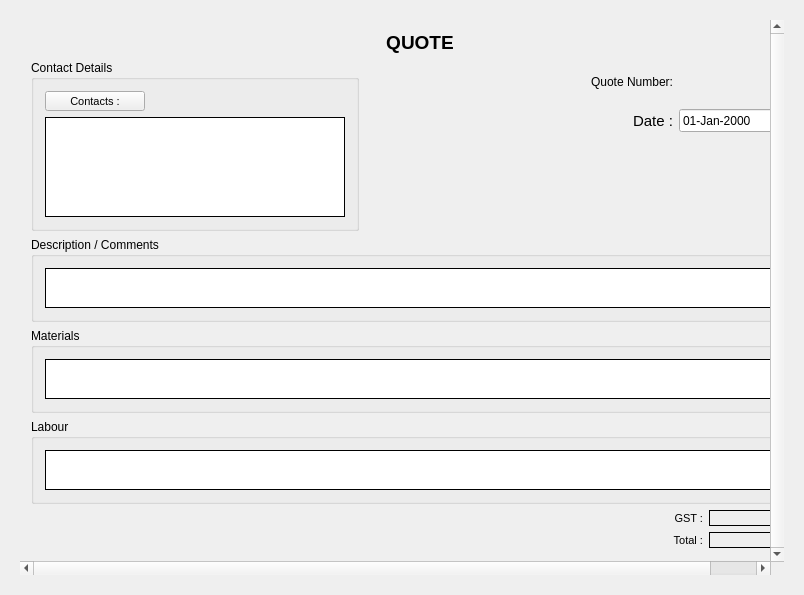
<?xml version="1.0" encoding="UTF-8"?>
<ui version="4.0">
 <class>QuoteWidget</class>
 <widget class="QWidget" name="QuoteWidget">
  <property name="geometry">
   <rect>
    <x>0</x>
    <y>0</y>
    <width>804</width>
    <height>595</height>
   </rect>
  </property>
  <property name="minimumSize">
   <size>
    <width>0</width>
    <height>300</height>
   </size>
  </property>
  <property name="windowTitle">
   <string>QuoteWidget</string>
  </property>
  <property name="styleSheet">
   <string notr="true">QWidget #scrollAreaWidgetContents { border : 3px ridge rgb(160, 160, 160) };</string>
  </property>
  <layout class="QHBoxLayout" name="horizontalLayout">
   <property name="margin">
    <number>20</number>
   </property>
   <item>
    <widget class="QScrollArea" name="scrollArea">
     <property name="styleSheet">
      <string notr="true"/>
     </property>
     <property name="frameShape">
      <enum>QFrame::Panel</enum>
     </property>
     <property name="frameShadow">
      <enum>QFrame::Plain</enum>
     </property>
     <property name="lineWidth">
      <number>0</number>
     </property>
     <property name="midLineWidth">
      <number>1</number>
     </property>
     <property name="verticalScrollBarPolicy">
      <enum>Qt::ScrollBarAlwaysOn</enum>
     </property>
     <property name="widgetResizable">
      <bool>true</bool>
     </property>
     <property name="alignment">
      <set>Qt::AlignCenter</set>
     </property>
     <widget class="QWidget" name="scrollAreaWidgetContents">
      <property name="geometry">
       <rect>
        <x>0</x>
        <y>0</y>
        <width>800</width>
        <height>539</height>
       </rect>
      </property>
      <property name="sizePolicy">
       <sizepolicy hsizetype="Fixed" vsizetype="Preferred">
        <horstretch>0</horstretch>
        <verstretch>0</verstretch>
       </sizepolicy>
      </property>
      <property name="minimumSize">
       <size>
        <width>800</width>
        <height>0</height>
       </size>
      </property>
      <property name="styleSheet">
       <string notr="true">QWidget #scrollAreaWidgetContents { background-color: white};</string>
      </property>
      <layout class="QVBoxLayout" name="verticalLayout">
       <item>
        <widget class="QLabel" name="titleLabel">
         <property name="font">
          <font>
           <pointsize>14</pointsize>
           <weight>75</weight>
           <bold>true</bold>
          </font>
         </property>
         <property name="text">
          <string>QUOTE</string>
         </property>
         <property name="alignment">
          <set>Qt::AlignCenter</set>
         </property>
        </widget>
       </item>
       <item>
        <layout class="QGridLayout" name="gridLayout_4">
         <item row="1" column="0" rowspan="4">
          <widget class="QGroupBox" name="contactDetailsGroup">
           <property name="minimumSize">
            <size>
             <width>280</width>
             <height>0</height>
            </size>
           </property>
           <property name="styleSheet">
            <string notr="true"/>
           </property>
           <property name="title">
            <string>Contact Details</string>
           </property>
           <layout class="QGridLayout" name="gridLayout">
            <item row="0" column="0">
             <widget class="QPushButton" name="contactsButton">
              <property name="minimumSize">
               <size>
                <width>100</width>
                <height>20</height>
               </size>
              </property>
              <property name="maximumSize">
               <size>
                <width>100</width>
                <height>20</height>
               </size>
              </property>
              <property name="font">
               <font>
                <pointsize>8</pointsize>
               </font>
              </property>
              <property name="text">
               <string>Contacts :</string>
              </property>
             </widget>
            </item>
            <item row="1" column="0">
             <widget class="QTextEdit" name="contactsText">
              <property name="sizePolicy">
               <sizepolicy hsizetype="Fixed" vsizetype="Fixed">
                <horstretch>0</horstretch>
                <verstretch>0</verstretch>
               </sizepolicy>
              </property>
              <property name="minimumSize">
               <size>
                <width>300</width>
                <height>100</height>
               </size>
              </property>
              <property name="maximumSize">
               <size>
                <width>300</width>
                <height>100</height>
               </size>
              </property>
              <property name="autoFillBackground">
               <bool>false</bool>
              </property>
              <property name="styleSheet">
               <string notr="true">border-color: rgb(0, 0, 0);</string>
              </property>
              <property name="frameShape">
               <enum>QFrame::Panel</enum>
              </property>
              <property name="frameShadow">
               <enum>QFrame::Plain</enum>
              </property>
              <property name="lineWidth">
               <number>1</number>
              </property>
              <property name="midLineWidth">
               <number>0</number>
              </property>
              <property name="verticalScrollBarPolicy">
               <enum>Qt::ScrollBarAlwaysOff</enum>
              </property>
              <property name="horizontalScrollBarPolicy">
               <enum>Qt::ScrollBarAlwaysOff</enum>
              </property>
              <property name="html">
               <string>&lt;!DOCTYPE HTML PUBLIC &quot;-//W3C//DTD HTML 4.0//EN&quot; &quot;http://www.w3.org/TR/REC-html40/strict.dtd&quot;&gt;
&lt;html&gt;&lt;head&gt;&lt;meta name=&quot;qrichtext&quot; content=&quot;1&quot; /&gt;&lt;style type=&quot;text/css&quot;&gt;
p, li { white-space: pre-wrap; }
&lt;/style&gt;&lt;/head&gt;&lt;body style=&quot; font-family:'Sans'; font-size:10pt; font-weight:400; font-style:normal;&quot;&gt;
&lt;table border=&quot;0&quot; style=&quot;-qt-table-type: root; margin-top:4px; margin-bottom:4px; margin-left:4px; margin-right:4px;&quot;&gt;
&lt;tr&gt;
&lt;td style=&quot;border: none;&quot;&gt;
&lt;p style=&quot;-qt-paragraph-type:empty; margin-top:0px; margin-bottom:0px; margin-left:0px; margin-right:0px; -qt-block-indent:0; text-indent:0px; font-family:'Ubuntu'; font-size:11pt;&quot;&gt;&lt;/p&gt;
&lt;p style=&quot;-qt-paragraph-type:empty; margin-top:0px; margin-bottom:0px; margin-left:0px; margin-right:0px; -qt-block-indent:0; text-indent:0px; font-family:'Ubuntu'; font-size:11pt;&quot;&gt;&lt;/p&gt;
&lt;p style=&quot;-qt-paragraph-type:empty; margin-top:0px; margin-bottom:0px; margin-left:0px; margin-right:0px; -qt-block-indent:0; text-indent:0px; font-family:'Ubuntu'; font-size:11pt;&quot;&gt;&lt;/p&gt;
&lt;p style=&quot;-qt-paragraph-type:empty; margin-top:0px; margin-bottom:0px; margin-left:0px; margin-right:0px; -qt-block-indent:0; text-indent:0px; font-family:'Ubuntu'; font-size:11pt;&quot;&gt;&lt;/p&gt;
&lt;p style=&quot;-qt-paragraph-type:empty; margin-top:0px; margin-bottom:0px; margin-left:0px; margin-right:0px; -qt-block-indent:0; text-indent:0px;&quot;&gt;&lt;/p&gt;
&lt;p style=&quot;-qt-paragraph-type:empty; margin-top:0px; margin-bottom:0px; margin-left:0px; margin-right:0px; -qt-block-indent:0; text-indent:0px;&quot;&gt;&lt;/p&gt;
&lt;p style=&quot;-qt-paragraph-type:empty; margin-top:0px; margin-bottom:0px; margin-left:0px; margin-right:0px; -qt-block-indent:0; text-indent:0px;&quot;&gt;&lt;/p&gt;
&lt;p style=&quot;-qt-paragraph-type:empty; margin-top:0px; margin-bottom:0px; margin-left:0px; margin-right:0px; -qt-block-indent:0; text-indent:0px;&quot;&gt;&lt;/p&gt;
&lt;p style=&quot;-qt-paragraph-type:empty; margin-top:0px; margin-bottom:0px; margin-left:0px; margin-right:0px; -qt-block-indent:0; text-indent:0px;&quot;&gt;&lt;/p&gt;
&lt;p style=&quot;-qt-paragraph-type:empty; margin-top:0px; margin-bottom:0px; margin-left:0px; margin-right:0px; -qt-block-indent:0; text-indent:0px;&quot;&gt;&lt;/p&gt;
&lt;p style=&quot;-qt-paragraph-type:empty; margin-top:0px; margin-bottom:0px; margin-left:0px; margin-right:0px; -qt-block-indent:0; text-indent:0px;&quot;&gt;&lt;/p&gt;
&lt;p style=&quot;-qt-paragraph-type:empty; margin-top:0px; margin-bottom:0px; margin-left:0px; margin-right:0px; -qt-block-indent:0; text-indent:0px;&quot;&gt;&lt;/p&gt;
&lt;p style=&quot;-qt-paragraph-type:empty; margin-top:0px; margin-bottom:0px; margin-left:0px; margin-right:0px; -qt-block-indent:0; text-indent:0px;&quot;&gt;&lt;/p&gt;
&lt;p style=&quot;-qt-paragraph-type:empty; margin-top:0px; margin-bottom:0px; margin-left:0px; margin-right:0px; -qt-block-indent:0; text-indent:0px;&quot;&gt;&lt;/p&gt;
&lt;p style=&quot;-qt-paragraph-type:empty; margin-top:0px; margin-bottom:0px; margin-left:0px; margin-right:0px; -qt-block-indent:0; text-indent:0px;&quot;&gt;&lt;/p&gt;
&lt;p style=&quot;-qt-paragraph-type:empty; margin-top:0px; margin-bottom:0px; margin-left:0px; margin-right:0px; -qt-block-indent:0; text-indent:0px;&quot;&gt;&lt;/p&gt;
&lt;p style=&quot;-qt-paragraph-type:empty; margin-top:0px; margin-bottom:0px; margin-left:0px; margin-right:0px; -qt-block-indent:0; text-indent:0px;&quot;&gt;&lt;/p&gt;
&lt;p style=&quot;-qt-paragraph-type:empty; margin-top:0px; margin-bottom:0px; margin-left:0px; margin-right:0px; -qt-block-indent:0; text-indent:0px;&quot;&gt;&lt;/p&gt;
&lt;p style=&quot;-qt-paragraph-type:empty; margin-top:0px; margin-bottom:0px; margin-left:0px; margin-right:0px; -qt-block-indent:0; text-indent:0px;&quot;&gt;&lt;/p&gt;
&lt;p style=&quot;-qt-paragraph-type:empty; margin-top:0px; margin-bottom:0px; margin-left:0px; margin-right:0px; -qt-block-indent:0; text-indent:0px;&quot;&gt;&lt;/p&gt;
&lt;p style=&quot;-qt-paragraph-type:empty; margin-top:0px; margin-bottom:0px; margin-left:0px; margin-right:0px; -qt-block-indent:0; text-indent:0px;&quot;&gt;&lt;/p&gt;
&lt;p style=&quot;-qt-paragraph-type:empty; margin-top:0px; margin-bottom:0px; margin-left:0px; margin-right:0px; -qt-block-indent:0; text-indent:0px;&quot;&gt;&lt;/p&gt;
&lt;p style=&quot;-qt-paragraph-type:empty; margin-top:0px; margin-bottom:0px; margin-left:0px; margin-right:0px; -qt-block-indent:0; text-indent:0px;&quot;&gt;&lt;/p&gt;
&lt;p style=&quot;-qt-paragraph-type:empty; margin-top:0px; margin-bottom:0px; margin-left:0px; margin-right:0px; -qt-block-indent:0; text-indent:0px;&quot;&gt;&lt;/p&gt;
&lt;p style=&quot;-qt-paragraph-type:empty; margin-top:0px; margin-bottom:0px; margin-left:0px; margin-right:0px; -qt-block-indent:0; text-indent:0px;&quot;&gt;&lt;/p&gt;
&lt;p style=&quot;-qt-paragraph-type:empty; margin-top:0px; margin-bottom:0px; margin-left:0px; margin-right:0px; -qt-block-indent:0; text-indent:0px;&quot;&gt;&lt;/p&gt;
&lt;p style=&quot;-qt-paragraph-type:empty; margin-top:0px; margin-bottom:0px; margin-left:0px; margin-right:0px; -qt-block-indent:0; text-indent:0px;&quot;&gt;&lt;/p&gt;&lt;/td&gt;&lt;/tr&gt;&lt;/table&gt;&lt;/body&gt;&lt;/html&gt;</string>
              </property>
             </widget>
            </item>
           </layout>
          </widget>
         </item>
         <item row="1" column="1">
          <spacer name="horizontalSpacer_2">
           <property name="orientation">
            <enum>Qt::Horizontal</enum>
           </property>
           <property name="sizeHint" stdset="0">
            <size>
             <width>40</width>
             <height>20</height>
            </size>
           </property>
          </spacer>
         </item>
         <item row="1" column="2">
          <widget class="QLabel" name="quoteNumLabel">
           <property name="minimumSize">
            <size>
             <width>110</width>
             <height>0</height>
            </size>
           </property>
           <property name="maximumSize">
            <size>
             <width>110</width>
             <height>16777215</height>
            </size>
           </property>
           <property name="text">
            <string>Quote Number:</string>
           </property>
           <property name="alignment">
            <set>Qt::AlignRight|Qt::AlignTrailing|Qt::AlignVCenter</set>
           </property>
          </widget>
         </item>
         <item row="2" column="3">
          <widget class="QDateEdit" name="dateEdit">
           <property name="minimumSize">
            <size>
             <width>130</width>
             <height>0</height>
            </size>
           </property>
           <property name="displayFormat">
            <string>dd-MMM-yyyy</string>
           </property>
           <property name="calendarPopup">
            <bool>true</bool>
           </property>
          </widget>
         </item>
         <item row="2" column="2">
          <widget class="QLabel" name="dateLabel">
           <property name="minimumSize">
            <size>
             <width>110</width>
             <height>0</height>
            </size>
           </property>
           <property name="maximumSize">
            <size>
             <width>110</width>
             <height>16777215</height>
            </size>
           </property>
           <property name="font">
            <font>
             <pointsize>11</pointsize>
            </font>
           </property>
           <property name="text">
            <string>Date :</string>
           </property>
           <property name="alignment">
            <set>Qt::AlignRight|Qt::AlignTrailing|Qt::AlignVCenter</set>
           </property>
          </widget>
         </item>
         <item row="1" column="3">
          <widget class="QLabel" name="quoteNumID">
           <property name="text">
            <string/>
           </property>
          </widget>
         </item>
        </layout>
       </item>
       <item>
        <widget class="QGroupBox" name="descGroup">
         <property name="sizePolicy">
          <sizepolicy hsizetype="Minimum" vsizetype="Minimum">
           <horstretch>0</horstretch>
           <verstretch>0</verstretch>
          </sizepolicy>
         </property>
         <property name="title">
          <string>Description / Comments</string>
         </property>
         <layout class="QGridLayout" name="gridLayout_3">
          <item row="0" column="0">
           <widget class="QTextEdit" name="descriptionEdit">
            <property name="sizePolicy">
             <sizepolicy hsizetype="Minimum" vsizetype="Minimum">
              <horstretch>0</horstretch>
              <verstretch>0</verstretch>
             </sizepolicy>
            </property>
            <property name="minimumSize">
             <size>
              <width>0</width>
              <height>40</height>
             </size>
            </property>
            <property name="maximumSize">
             <size>
              <width>16777215</width>
              <height>40</height>
             </size>
            </property>
            <property name="autoFillBackground">
             <bool>false</bool>
            </property>
            <property name="styleSheet">
             <string notr="true">border = 0px;</string>
            </property>
            <property name="frameShape">
             <enum>QFrame::Panel</enum>
            </property>
            <property name="frameShadow">
             <enum>QFrame::Plain</enum>
            </property>
           </widget>
          </item>
         </layout>
        </widget>
       </item>
       <item>
        <widget class="QGroupBox" name="materialsGroup">
         <property name="sizePolicy">
          <sizepolicy hsizetype="Minimum" vsizetype="Minimum">
           <horstretch>0</horstretch>
           <verstretch>0</verstretch>
          </sizepolicy>
         </property>
         <property name="title">
          <string>Materials</string>
         </property>
         <layout class="QVBoxLayout" name="verticalLayout_5">
          <item>
           <widget class="MaterialTableView" name="materialsView">
            <property name="sizePolicy">
             <sizepolicy hsizetype="MinimumExpanding" vsizetype="Minimum">
              <horstretch>0</horstretch>
              <verstretch>0</verstretch>
             </sizepolicy>
            </property>
            <property name="minimumSize">
             <size>
              <width>0</width>
              <height>40</height>
             </size>
            </property>
            <property name="maximumSize">
             <size>
              <width>16777215</width>
              <height>40</height>
             </size>
            </property>
            <property name="toolTip">
             <string notr="true" extracomment="Right Click to Add/Change/Delete"/>
            </property>
            <property name="frameShape">
             <enum>QFrame::Panel</enum>
            </property>
            <property name="frameShadow">
             <enum>QFrame::Plain</enum>
            </property>
            <property name="lineWidth">
             <number>1</number>
            </property>
            <property name="verticalScrollBarPolicy">
             <enum>Qt::ScrollBarAlwaysOff</enum>
            </property>
            <property name="horizontalScrollBarPolicy">
             <enum>Qt::ScrollBarAlwaysOff</enum>
            </property>
            <property name="alternatingRowColors">
             <bool>true</bool>
            </property>
            <property name="selectionMode">
             <enum>QAbstractItemView::ExtendedSelection</enum>
            </property>
            <property name="selectionBehavior">
             <enum>QAbstractItemView::SelectItems</enum>
            </property>
            <property name="verticalScrollMode">
             <enum>QAbstractItemView::ScrollPerItem</enum>
            </property>
           </widget>
          </item>
         </layout>
        </widget>
       </item>
       <item>
        <widget class="QGroupBox" name="labourGroup">
         <property name="sizePolicy">
          <sizepolicy hsizetype="Minimum" vsizetype="Minimum">
           <horstretch>0</horstretch>
           <verstretch>0</verstretch>
          </sizepolicy>
         </property>
         <property name="title">
          <string>Labour</string>
         </property>
         <layout class="QVBoxLayout" name="verticalLayout_6">
          <item>
           <widget class="MaterialTableView" name="labourView">
            <property name="sizePolicy">
             <sizepolicy hsizetype="MinimumExpanding" vsizetype="Minimum">
              <horstretch>0</horstretch>
              <verstretch>0</verstretch>
             </sizepolicy>
            </property>
            <property name="minimumSize">
             <size>
              <width>0</width>
              <height>40</height>
             </size>
            </property>
            <property name="maximumSize">
             <size>
              <width>16777215</width>
              <height>40</height>
             </size>
            </property>
            <property name="toolTip">
             <string notr="true" extracomment="Right Click to Add/Change/Delete"/>
            </property>
            <property name="frameShape">
             <enum>QFrame::Panel</enum>
            </property>
            <property name="frameShadow">
             <enum>QFrame::Plain</enum>
            </property>
            <property name="lineWidth">
             <number>1</number>
            </property>
            <property name="verticalScrollBarPolicy">
             <enum>Qt::ScrollBarAlwaysOff</enum>
            </property>
            <property name="horizontalScrollBarPolicy">
             <enum>Qt::ScrollBarAlwaysOff</enum>
            </property>
            <property name="alternatingRowColors">
             <bool>true</bool>
            </property>
            <property name="selectionMode">
             <enum>QAbstractItemView::ExtendedSelection</enum>
            </property>
            <property name="selectionBehavior">
             <enum>QAbstractItemView::SelectItems</enum>
            </property>
            <property name="verticalScrollMode">
             <enum>QAbstractItemView::ScrollPerItem</enum>
            </property>
           </widget>
          </item>
         </layout>
        </widget>
       </item>
       <item>
        <layout class="QHBoxLayout" name="horizontalLayout_2">
         <item>
          <spacer name="horizontalSpacer_3">
           <property name="orientation">
            <enum>Qt::Horizontal</enum>
           </property>
           <property name="sizeHint" stdset="0">
            <size>
             <width>513</width>
             <height>39</height>
            </size>
           </property>
          </spacer>
         </item>
         <item>
          <layout class="QGridLayout" name="gridLayout_2">
           <item row="0" column="0">
            <widget class="QLabel" name="gstLabel">
             <property name="minimumSize">
              <size>
               <width>60</width>
               <height>0</height>
              </size>
             </property>
             <property name="maximumSize">
              <size>
               <width>60</width>
               <height>16777215</height>
              </size>
             </property>
             <property name="font">
              <font>
               <pointsize>8</pointsize>
              </font>
             </property>
             <property name="text">
              <string>GST :</string>
             </property>
             <property name="alignment">
              <set>Qt::AlignRight|Qt::AlignTrailing|Qt::AlignVCenter</set>
             </property>
            </widget>
           </item>
           <item row="0" column="1">
            <widget class="QLabel" name="gstAmount">
             <property name="sizePolicy">
              <sizepolicy hsizetype="Fixed" vsizetype="Fixed">
               <horstretch>0</horstretch>
               <verstretch>0</verstretch>
              </sizepolicy>
             </property>
             <property name="minimumSize">
              <size>
               <width>100</width>
               <height>0</height>
              </size>
             </property>
             <property name="maximumSize">
              <size>
               <width>100</width>
               <height>16777215</height>
              </size>
             </property>
             <property name="frameShape">
              <enum>QFrame::Panel</enum>
             </property>
             <property name="text">
              <string/>
             </property>
            </widget>
           </item>
           <item row="1" column="0">
            <widget class="QLabel" name="totalLabel">
             <property name="minimumSize">
              <size>
               <width>60</width>
               <height>0</height>
              </size>
             </property>
             <property name="maximumSize">
              <size>
               <width>60</width>
               <height>16777215</height>
              </size>
             </property>
             <property name="font">
              <font>
               <pointsize>8</pointsize>
              </font>
             </property>
             <property name="text">
              <string>Total :</string>
             </property>
             <property name="alignment">
              <set>Qt::AlignRight|Qt::AlignTrailing|Qt::AlignVCenter</set>
             </property>
            </widget>
           </item>
           <item row="1" column="1">
            <widget class="QLabel" name="totalAmountLabel">
             <property name="sizePolicy">
              <sizepolicy hsizetype="Fixed" vsizetype="Fixed">
               <horstretch>0</horstretch>
               <verstretch>0</verstretch>
              </sizepolicy>
             </property>
             <property name="minimumSize">
              <size>
               <width>100</width>
               <height>0</height>
              </size>
             </property>
             <property name="maximumSize">
              <size>
               <width>100</width>
               <height>16777215</height>
              </size>
             </property>
             <property name="frameShape">
              <enum>QFrame::Panel</enum>
             </property>
             <property name="text">
              <string/>
             </property>
            </widget>
           </item>
          </layout>
         </item>
        </layout>
       </item>
       <item>
        <spacer name="verticalSpacer">
         <property name="orientation">
          <enum>Qt::Vertical</enum>
         </property>
         <property name="sizeHint" stdset="0">
          <size>
           <width>20</width>
           <height>40</height>
          </size>
         </property>
        </spacer>
       </item>
      </layout>
     </widget>
    </widget>
   </item>
  </layout>
 </widget>
 <layoutdefault spacing="6" margin="11"/>
 <customwidgets>
  <customwidget>
   <class>MaterialTableView</class>
   <extends>QTableView</extends>
   <header location="global">materialtableview.h</header>
  </customwidget>
 </customwidgets>
 <tabstops>
  <tabstop>contactsButton</tabstop>
  <tabstop>contactsText</tabstop>
  <tabstop>dateEdit</tabstop>
  <tabstop>descriptionEdit</tabstop>
  <tabstop>materialsView</tabstop>
  <tabstop>labourView</tabstop>
  <tabstop>scrollArea</tabstop>
 </tabstops>
 <resources/>
 <connections/>
</ui>
